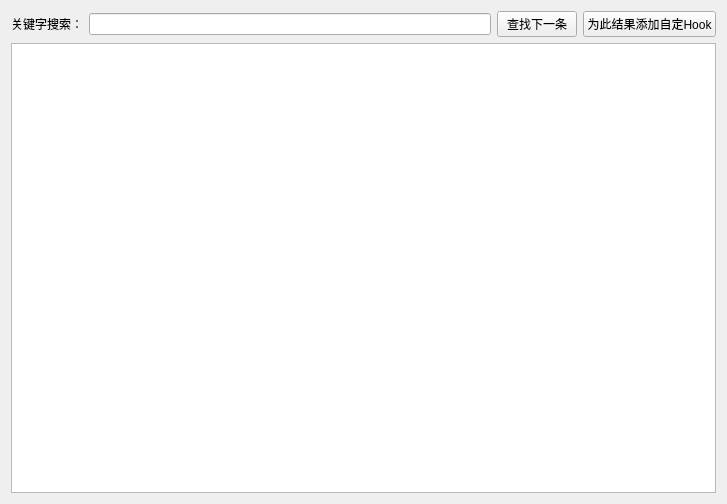
<?xml version="1.0" encoding="UTF-8"?>
<ui version="4.0">
 <class>HookResultWindow</class>
 <widget class="QWidget" name="HookResultWindow">
  <property name="geometry">
   <rect>
    <x>0</x>
    <y>0</y>
    <width>727</width>
    <height>504</height>
   </rect>
  </property>
  <property name="windowTitle">
   <string>Hook搜索结果</string>
  </property>
  <layout class="QGridLayout" name="gridLayout">
   <item row="0" column="1">
    <widget class="QLineEdit" name="SearchBox"/>
   </item>
   <item row="0" column="0">
    <widget class="QLabel" name="label">
     <property name="text">
      <string>关键字搜索：</string>
     </property>
    </widget>
   </item>
   <item row="0" column="2">
    <widget class="QPushButton" name="FindNextBtn">
     <property name="text">
      <string>查找下一条</string>
     </property>
    </widget>
   </item>
   <item row="0" column="3">
    <widget class="QPushButton" name="AddCustomBtn">
     <property name="text">
      <string>为此结果添加自定Hook</string>
     </property>
    </widget>
   </item>
   <item row="1" column="0" colspan="4">
    <widget class="QTableView" name="resTableView"/>
   </item>
  </layout>
 </widget>
 <layoutdefault spacing="6" margin="11"/>
 <resources/>
 <connections/>
</ui>
